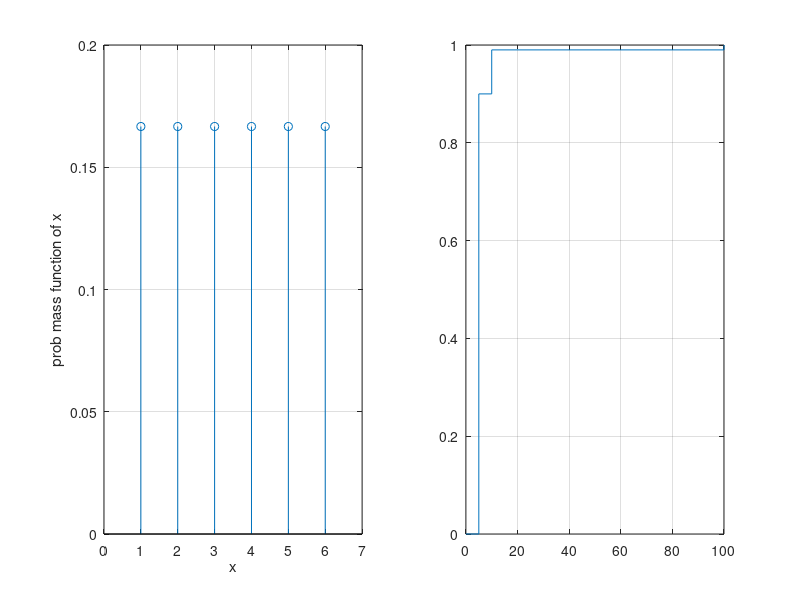

This figure's MATLAB source: (Note: this script raises an error after producing the figure.)
%% guiao 2
%ex 1

% 1. Define the data for a fair 6-sided die
x = 1:6;                        % Faces of the die
pmf = ones(1, 6) / 6;           % Probability Mass Function (1/6 for each)
cdf = cumsum(pmf);              % Cumulative Distribution Function

% Create a new figure
figure;

% (a) Probability Mass Function (PMF)
subplot(1, 2, 1);               % Create the first subplot
stem(x, pmf, 'LineWidth', 1);   % Use stem for PMF
title('1(a)');
xlabel('x');
ylabel('Prob. mass function of x');
axis([0 7 0 0.2]);              % Match the axis limits from the image
grid on;

% (b) Cumulative Distribution Function (CDF)
subplot(1, 2, 2);               % Create the second subplot
% For stairs, we include 0 and 7 to show the flat lines at the edges
x_stairs = [0 x 7]; 
cdf_stairs = [0 cdf 1];

stairs(x_stairs, cdf_stairs, 'LineWidth', 1); 
title('1(b)');
xlabel('x');
ylabel('Cumulative distribution function of x');
axis([0 7 0 1.1]);              % Match the axis limits from the image
grid on;

%% código do stor

x = 1:6;
y = ones(1,6)/6; %prob mass function

figure(1)
subplot(1,2,1) 

stem(x,y)
xlim([0 7])
ylim([0 0.2])

grid on %grelha do grafico

xlabel("x")
ylabel("prob mass function of x")

z = cumsum(y);
subplot(1,2,2)
stairs([0 x 7], [0 z 1])

xlabel("x")
ylabel("Cumulative distribution function of x")

xlim([0 7])
ylim([0 1.1])

grid on

%% ex 2

%a) S = {note1, note2, ..., note100}
%   {S} = 100
%   p("each elementary event") = 1/100

%b) p(5) = 0.900
%   p(10) = 0.090
%   p(100) = 0.010

%c)

s = [5 10 100];

p = [0.9 0.09 0.01];

z = cumsum(p);

stairs([0 s 100], [0 z 1])

grid on

%% exemplo do calculo da media, variancia e desvio

x= [1 3 4 7 15];
p = [0.1 0.1 0.3 0.25 0.25];

media = sum(x .* p)

variancia = sum(x.^2 .* p) - media.^2

desvio = sqrt(variancia) % ou variancia ^ (1/2)


%% ex 3
% (a) - Simulation of 4 Coin Tosses
N = 1e6; % Number of simulations

% 1. Simulate 4 tosses (0=Tails, 1=Heads) for N trials
tosses = randi([0, 1], N, 4);

% 2. Count the number of heads (X) in each trial
X_simulated = sum(tosses, 2); % Sum across the rows

% 3. Calculate the PMF (Frequencies)
% Outcomes can be 0, 1, 2, 3, or 4
outcomes = 0:4;
counts = histcounts(X_simulated, [outcomes, 5]);
estimated_pmf = counts / N;

%b)
x = outcomes;
pmf = estimated_pmf;

media = sum(x .* pmf);

variancia = sum(x.^2 .* pmf) - media.^2;

desvio = sqrt(variancia); % ou variancia ^ (1/2)

%c) Binomial distribution with p = 0.5 and n = 4

%d) 
p = 0.5;
n = 4;
prob = nchoosek(n,k)*p^k*(1-p)^(n-k);


%e)



%f)
pmf_t = [0.0625 0.25 0.375 0.25 0.0625];
pmf_i = sum(pmf_t(3:end))
pmf_ii = sum(pmf_t(1:2))
pmf_iii = sum(pmf_t(2:4))

%% ex 4 - faucets
% Alínea A i
Sx = 0:5;
N = 1e5;
m= 5; % n º de peças
experiencia = rand(m,N); % usa-se o rand para ver se sai com defeito ou não
Pdefeito= 0.3;
defeito = experiencia< Pdefeito;
sucesso= sum(defeito);

px= [sum(sucesso==0)/N,sum(sucesso==1)/N,sum(sucesso==2)/N,sum(sucesso==3)/N,sum(sucesso==4)/N,sum(sucesso==5)/N]

% Funcão de Massa Probabilidade
stem(Sx,px);
xlabel("Número de peças defeituosas");
ylabel("Probabilidade  P[X =x_i]");
title("Funcao massa de probabilidade (aka FMP) de SX");

%% Alínea A ii
pacusum1 = cumsum(px);
stairs(Sx,pacusum1)

%% Alínea A iii
p2defeito = px(1,1) + px(1,2)+ px(1,3)

%% Alínea B i
clear;clc;
p =0.5; % probabilidade de vir defeituosa.
n = 5; % numero de peças
% É a distribuição Binomial com p = 0.5 e n= 5
for k=0:n
    pt(k+1) = nchoosek(n,k)*p^k*(1-p)^(n-k);% nchoosek(n,k)= n!/(n-k)!/k!
end
pt

% Gráfico da Distribuição Acumulada
Sx= 0:5;
pacusum1 = cumsum(pt);
stairs(Sx,pacusum1)
title("Funcao Distribuição Acumulada de SX");
%% Alínea B ii
% probabilidade de, no máximo, 2 das peças de uma amostra serem defeituosas
P = pt(1,1)+ pt(1,2) + pt(1,2)


%% ex 5 - motores avioes
% X = numero de motores que falham

% Vamos calcular a probabilidade de cair um aviao com 2 motores
%Aviao de 2 motores -> despenha-se quando ambos os motores falharem 
% (>50% dos motores falharem):
n = 2; % nº de motores
k = 2; % nº de motores a falhar
p = logspace(-3, log10(1/2),100);

p2Motores = nchoosek(n,k).*p.^k.*(1-p).^(n-k); % Atenção ao uso do . 
% para operacão elemento a elemento!!

%% Aviao de 4 motores -> despenha-se quando 3 ou 4 motores falharem
p4Motores = 0;
n = 4; % nº de motores

for k=3:4 % podem falhar 3 ou 4 motores
    p4Motores= p4Motores+ nchoosek(n,k).*p.^k.*(1-p).^(n-k);
end

%% Gráfico
figure(1);
hold on;

x = logspace(-3, log10(1/2),100);

plot(x,p4Motores);
plot(x,p2Motores);

legend("4 motores","2 motores");
xlabel('p');
ylabel('pX');
title("Variacao de pX em funcao de p");
hold off;
% Ate os dois graficos se intercetarem (analisando o grafico, a mais ou 
% menos p =  0.33) e mais seguro viajar no aviao com 4 motores. A partir 
% dai porém, e prerefirvel viajar no aviao com 2 motores.


%% ex 6 - data packet
% alinea a - sem erros

n = 800; % size_data_packet_bits = 100 * 8
p = 0.00001; %erro = 10^-5
k = 0; %para 0 erros

prob_binomial = nchoosek(n,k)*p^k*(1-p)^(n-k)

lambda = n * p; % lambda para poisson

poisson = (exp(-lambda) * power(lambda, k)) / factorial(k)

%% alinea b - pelo menos 2 erros

n = 8000; %1000 bytes * 8
p = 0.00001; %erro = 10^-5
k = 1; %minimo de erros - ou tem 0 ou 1 erros

lambda = n * p; % lambda para poisson

% binomial
aux = binopdf(0:k, n, p);
resultado_binomial = 1 - sum(aux)

%poisson
aux = poisspdf(0:k, lambda);
resultado_poisson = 1 - sum(aux)

%% ex 7 - mensagens por segundo
%alinea a

taxa_original = 5; %5 mensagens/segundo
tempo = 2; %2 segundos
lambda = taxa_original * tempo; %taxa nova = 10 msg em 2 segundods
N = 1e5;

simulacao = poissrnd(lambda, 1, N);

prob_simulacao = mean(simulacao < lambda)

%% alinea b - mais de 30 msg em 5 segundos

lambda = taxa_original * 5; %taxa nova = 10 msgs em 5 segundos
N = 1e5;

simulacao = poissrnd(lambda, 1, N);

prob_simulacao = mean(simulacao > 30)

%% ex 8 - var aleatoria X

%O parâmetro média (μ), que é o inverso da taxa (λ).
%Como λ=1, a média também será μ = 1/lambda = 1


% Parâmetros
lambda = 1;
mu = 1/lambda; % Média para a função exppdf
x = 0:0.1:10;  % Valores de 0 a 10 com passo de 0.1

% Cálculo da PDF (Probability Density Function)
y = exppdf(x, mu);

% Criação do Gráfico
plot(x, y, 'LineWidth', 2);
grid on;
title('Função Densidade de Probabilidade (Exponencial, \lambda=1)');
xlabel('x');
ylabel('f(x)');
legend(['\lambda = ' num2str(lambda)]);

%% ex 9 - var aleatoria
% alinea a
lambda = 0.2;
N = 1e5;
soma = sum(exprnd(1/lambda,1,N));
media = soma/N 

% alinea b
lambda = 0.2;
N = 1e5;
X = exprnd(1/lambda, 1, N);

s = 2;
t = 3;

P_conditional = sum((X > s + t) & (X > t)) / sum(X > t)
P_s = sum(X > s) / N
P_conditional_teo = exp(-lambda * s)
P_s_teo = exp(-lambda * s)

%% ex 11 - erros em livro 

% Exercício 8 da parte 2.2
clear;clc;
lambda= 0.02 *100;

% Probabilidadede que exista no máximo 1 erro num livro de 100 páginas
%Vamos ter de somar a probabilidade de ocorrer 0 erros + a probabilidade de
%ocorrer 1 erro

prob= 0;
%Distribuição de Poisson
for k=0:1
    prob = prob + ((lambda^k)/factorial(k))*exp(-lambda);
end

fprintf("Probabilidade de existir no máximo um erro num livro de 100 páginas = %0.4f \n", prob)
